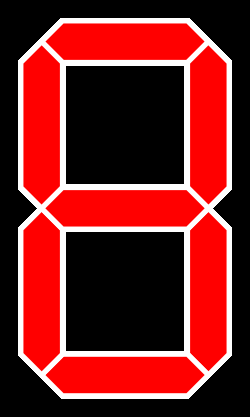
#> input picture seven_segment_reader/src/samples/gambar1.png, 250 x 417 px, found by its file name
$ python debug.py
#> lines starting #> are read from the running program, lines starting #| are printed output that depends on the picture; after the words box and inside, x2 and y2 are one past the last pixel; in counts of white or black regions, pixels touching at a corner belong together
#> further down, img is the input picture: shape (417, 250, 3); mean B, G, R 32.3, 32.3, 120.2
#| Image loaded: True
#| Image shape: (417, 250, 3)
### seven_segment_reader/src/preprocess.py
import cv2
import numpy as np

def preprocess_image(img):
    gray = cv2.cvtColor(img, cv2.COLOR_BGR2GRAY)
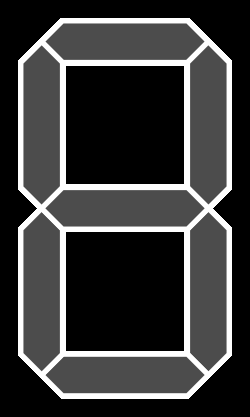
#> gray: shape (417, 250); min 0, max 255, mean 58.5

    # blur ringan saja (LCD tipis)
    blur = cv2.GaussianBlur(gray, (5,5), 0)
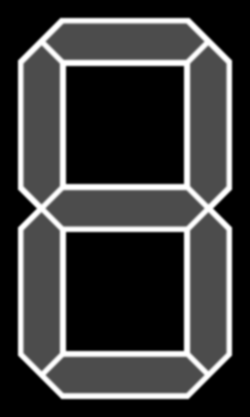
#> blur: shape (417, 250); min 0, max 255, mean 58.5

    # adaptive threshold untuk LCD / LED
    th = cv2.adaptiveThreshold(
        blur,
        255,
        cv2.ADAPTIVE_THRESH_GAUSSIAN_C,
        cv2.THRESH_BINARY_INV,
        11,
        2
    )
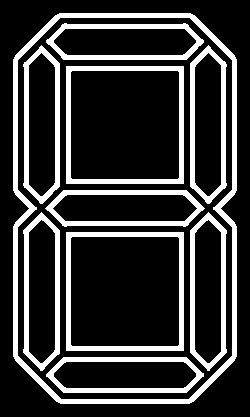
#> th: shape (417, 250); 21.2% white; 10 white regions, largest, box (x1, y1, x2, y2) and area: (13, 13, 237, 404) 5876, (66, 232, 184, 351) 2274, (66, 66, 184, 184) 2264

    # morphology ringan (JANGAN agresif)
    kernel = cv2.getStructuringElement(cv2.MORPH_RECT, (3,3))
    th = cv2.morphologyEx(th, cv2.MORPH_CLOSE, kernel, iterations=1)
#> th: shape (417, 250); 21.2% white; 10 white regions

    return th

### seven_segment_reader/src/utils.py
import cv2

DIGIT_LOOKUP = {
    (1,1,1,1,1,1,0): '0',
    (0,1,1,0,0,0,0): '1',
    (1,1,0,1,1,0,1): '2',
    (1,1,1,1,0,0,1): '3',
    (0,1,1,0,0,1,1): '4',
    (1,0,1,1,0,1,1): '5',
    (1,0,1,1,1,1,1): '6',
    (1,1,1,0,0,0,0): '7',
    (1,1,1,1,1,1,1): '8',
    (1,1,1,1,0,1,1): '9',
}

# [9 lines left out: function match_digit, not called in this run]


def is_valid_digit_contour(cnt, img_h):
    x,y,w,h = cv2.boundingRect(cnt)
    aspect = h / float(w)

    if h < img_h * 0.35:
        return False

    if aspect < 1.3:
        return False

    return True

### seven_segment_reader/src/debug.py
import cv2
import numpy as np
from preprocess import preprocess_image
from utils import is_valid_digit_contour

IMAGE_PATH = "src/samples/gambar1.png"
# IMAGE_PATH = "src/samples/test.jpg"

img = cv2.imread(IMAGE_PATH)
print(f"Image loaded: {img is not None}")
print(f"Image shape: {img.shape if img is not None else 'N/A'}")

thresh = preprocess_image(img)
print(f"Threshold shape: {thresh.shape}")
#| Threshold shape: (417, 250)

contours, _ = cv2.findContours(
    thresh,
    cv2.RETR_EXTERNAL,
    cv2.CHAIN_APPROX_SIMPLE
)
#> contours = 1 contour; box (x1, y1, x2, y2) and area: (13, 13, 237, 404) 82463

print(f"Total contours found: {len(contours)}")
#| Total contours found: 1

digit_contours = []
for i, c in enumerate(contours):
    x,y,w,h = cv2.boundingRect(c)
    aspect = h / float(w) if w > 0 else 0
    valid = is_valid_digit_contour(c, thresh.shape[0])
    print(f"Contour {i}: x={x}, y={y}, w={w}, h={h}, aspect={aspect:.2f}, h_ratio={h/thresh.shape[0]:.2f}, valid={valid}")
    if valid:
        digit_contours.append(c)
#> this loop made 1 pass
#> valid on pass 1: True
#| Contour 0: x=13, y=13, w=224, h=391, aspect=1.75, h_ratio=0.94, valid=True
#> after the loop, digit_contours has the same summary as contours

print(f"\nValid digit contours: {len(digit_contours)}")
#| Valid digit contours: 1

# Save debug image
debug_img = cv2.cvtColor(thresh, cv2.COLOR_GRAY2BGR)
#> debug_img: shape (417, 250, 3); 21.2% white; 10 white regions, largest, box (x1, y1, x2, y2) and area: (13, 13, 237, 404) 5878, (66, 232, 184, 351) 2274, (66, 66, 184, 184) 2264
cv2.drawContours(debug_img, contours, -1, (0, 255, 0), 2)
cv2.drawContours(debug_img, digit_contours, -1, (0, 0, 255), 3)
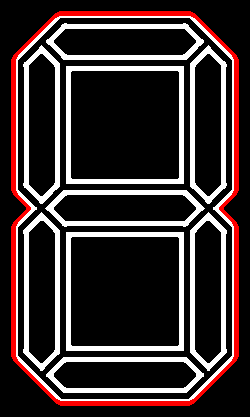
#> debug_img: shape (417, 250, 3); mean B, G, R 46.5, 46.5, 59.3
cv2.imwrite("debug_output.png", debug_img)
print("Debug image saved to debug_output.png")
